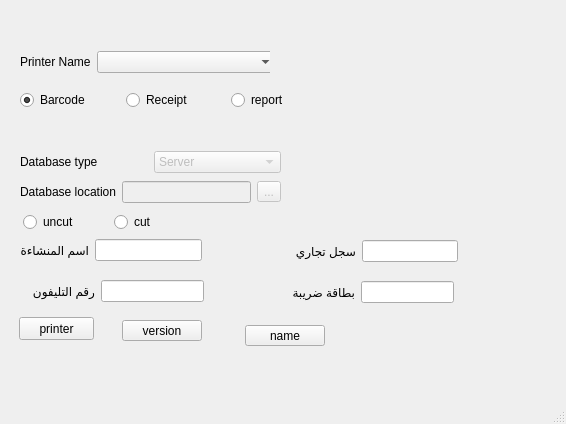
<?xml version="1.0" encoding="UTF-8"?>
<ui version="4.0">
 <class>setting_window</class>
 <widget class="QMainWindow" name="setting_window">
  <property name="geometry">
   <rect>
    <x>0</x>
    <y>0</y>
    <width>566</width>
    <height>424</height>
   </rect>
  </property>
  <property name="windowTitle">
   <string>MainWindow</string>
  </property>
  <widget class="QWidget" name="centralwidget">
   <widget class="QPushButton" name="pushButton">
    <property name="geometry">
     <rect>
      <x>19</x>
      <y>317</y>
      <width>75</width>
      <height>23</height>
     </rect>
    </property>
    <property name="text">
     <string>printer</string>
    </property>
   </widget>
   <widget class="QWidget" name="layoutWidget">
    <property name="geometry">
     <rect>
      <x>20</x>
      <y>90</y>
      <width>311</width>
      <height>21</height>
     </rect>
    </property>
    <layout class="QHBoxLayout" name="horizontalLayout">
     <item>
      <widget class="QRadioButton" name="barcode">
       <property name="text">
        <string>Barcode</string>
       </property>
       <property name="checked">
        <bool>true</bool>
       </property>
      </widget>
     </item>
     <item>
      <widget class="QRadioButton" name="receipt">
       <property name="text">
        <string>Receipt</string>
       </property>
      </widget>
     </item>
     <item>
      <widget class="QRadioButton" name="report">
       <property name="text">
        <string>report</string>
       </property>
      </widget>
     </item>
    </layout>
   </widget>
   <widget class="QWidget" name="layoutWidget">
    <property name="geometry">
     <rect>
      <x>20</x>
      <y>50</y>
      <width>250</width>
      <height>24</height>
     </rect>
    </property>
    <layout class="QHBoxLayout" name="horizontalLayout_2">
     <item>
      <widget class="QLabel" name="label">
       <property name="text">
        <string>Printer Name</string>
       </property>
      </widget>
     </item>
     <item>
      <widget class="QComboBox" name="printerlist">
       <property name="minimumSize">
        <size>
         <width>180</width>
         <height>0</height>
        </size>
       </property>
      </widget>
     </item>
    </layout>
   </widget>
   <widget class="QWidget" name="layoutWidget">
    <property name="geometry">
     <rect>
      <x>20</x>
      <y>180</y>
      <width>261</width>
      <height>24</height>
     </rect>
    </property>
    <layout class="QHBoxLayout" name="horizontalLayout_3">
     <item>
      <widget class="QLabel" name="loc">
       <property name="text">
        <string>Database location</string>
       </property>
      </widget>
     </item>
     <item>
      <widget class="QLineEdit" name="lineEdit">
       <property name="enabled">
        <bool>false</bool>
       </property>
       <property name="readOnly">
        <bool>true</bool>
       </property>
      </widget>
     </item>
     <item>
      <widget class="QToolButton" name="toolButton">
       <property name="enabled">
        <bool>false</bool>
       </property>
       <property name="text">
        <string>...</string>
       </property>
      </widget>
     </item>
    </layout>
   </widget>
   <widget class="QWidget" name="layoutWidget">
    <property name="geometry">
     <rect>
      <x>20</x>
      <y>150</y>
      <width>261</width>
      <height>24</height>
     </rect>
    </property>
    <layout class="QHBoxLayout" name="horizontalLayout_4">
     <item>
      <widget class="QLabel" name="label_2">
       <property name="text">
        <string>Database type</string>
       </property>
      </widget>
     </item>
     <item>
      <widget class="QComboBox" name="comboBox">
       <property name="enabled">
        <bool>false</bool>
       </property>
       <item>
        <property name="text">
         <string>Server</string>
        </property>
       </item>
       <item>
        <property name="text">
         <string>File Based</string>
        </property>
       </item>
      </widget>
     </item>
    </layout>
   </widget>
   <widget class="QWidget" name="layoutWidget">
    <property name="geometry">
     <rect>
      <x>23</x>
      <y>212</y>
      <width>176</width>
      <height>21</height>
     </rect>
    </property>
    <layout class="QHBoxLayout" name="horizontalLayout_5">
     <item>
      <widget class="QRadioButton" name="uncut">
       <property name="text">
        <string>uncut</string>
       </property>
      </widget>
     </item>
     <item>
      <widget class="QRadioButton" name="cut">
       <property name="text">
        <string>cut</string>
       </property>
      </widget>
     </item>
    </layout>
   </widget>
   <widget class="QWidget" name="layoutWidget">
    <property name="geometry">
     <rect>
      <x>20</x>
      <y>238</y>
      <width>182</width>
      <height>24</height>
     </rect>
    </property>
    <layout class="QHBoxLayout" name="horizontalLayout_6">
     <item>
      <widget class="QLabel" name="label_3">
       <property name="text">
        <string>اسم المنشاءة</string>
       </property>
      </widget>
     </item>
     <item>
      <widget class="QLineEdit" name="place_name"/>
     </item>
    </layout>
   </widget>
   <widget class="QWidget" name="layoutWidget">
    <property name="geometry">
     <rect>
      <x>291</x>
      <y>280</y>
      <width>163</width>
      <height>24</height>
     </rect>
    </property>
    <layout class="QHBoxLayout" name="horizontalLayout_7">
     <item>
      <widget class="QLabel" name="label_5">
       <property name="text">
        <string>بطاقة ضريبة</string>
       </property>
      </widget>
     </item>
     <item>
      <widget class="QLineEdit" name="tax_id"/>
     </item>
    </layout>
   </widget>
   <widget class="QWidget" name="layoutWidget">
    <property name="geometry">
     <rect>
      <x>295</x>
      <y>239</y>
      <width>163</width>
      <height>24</height>
     </rect>
    </property>
    <layout class="QHBoxLayout" name="horizontalLayout_8">
     <item>
      <widget class="QLabel" name="label_4">
       <property name="text">
        <string>سجل تجاري</string>
       </property>
      </widget>
     </item>
     <item>
      <widget class="QLineEdit" name="trade_id"/>
     </item>
    </layout>
   </widget>
   <widget class="QWidget" name="layoutWidget">
    <property name="geometry">
     <rect>
      <x>32</x>
      <y>279</y>
      <width>172</width>
      <height>24</height>
     </rect>
    </property>
    <layout class="QHBoxLayout" name="horizontalLayout_9">
     <item>
      <widget class="QLabel" name="label_6">
       <property name="text">
        <string>رقم التليفون</string>
       </property>
      </widget>
     </item>
     <item>
      <widget class="QLineEdit" name="phone_num"/>
     </item>
    </layout>
   </widget>
   <widget class="QPushButton" name="pushButton_2">
    <property name="geometry">
     <rect>
      <x>122</x>
      <y>320</y>
      <width>80</width>
      <height>21</height>
     </rect>
    </property>
    <property name="text">
     <string>version</string>
    </property>
   </widget>
   <widget class="QPushButton" name="pushButton_3">
    <property name="geometry">
     <rect>
      <x>245</x>
      <y>325</y>
      <width>80</width>
      <height>21</height>
     </rect>
    </property>
    <property name="text">
     <string>name</string>
    </property>
   </widget>
  </widget>
  <widget class="QMenuBar" name="menubar">
   <property name="geometry">
    <rect>
     <x>0</x>
     <y>0</y>
     <width>566</width>
     <height>20</height>
    </rect>
   </property>
  </widget>
  <widget class="QStatusBar" name="statusbar"/>
 </widget>
 <resources/>
 <connections/>
</ui>
